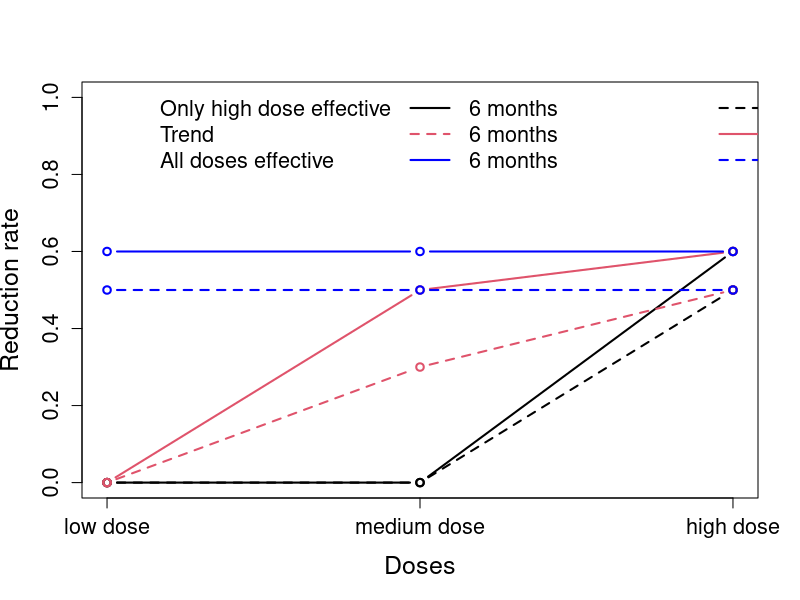

The R source for this figure: (Note: this script raises an error after producing the figure.)
###################################################################
#oncho

mu<-20
sigma<-28
rmonth=1


##################################
#
# Simulation 1
#


r0_6no=0
r1_6no=0
r2_6no=0
r3_6no=0
r0_12no=0
r1_12no=0
r2_12no=0
r3_12no=0

r0_6lo=0
r1_6lo=0
r2_6lo=0
r3_6lo=0.5
r0_12lo=0
r1_12lo=0
r2_12lo=0
r3_12lo=0.6

r0_6me=0
r1_6me=0
r2_6me=0.3
r3_6me=0.5
r0_12me=0
r1_12me=0
r2_12me=0.5
r3_12me=0.6

r0_6hi=0
r1_6hi=0.5
r2_6hi=0.5
r3_6hi=0.5
r0_12hi=0
r1_12hi=0.6
r2_12hi=0.6
r3_12hi=0.6

pdf(file ="Scenarios.pdf", width = 10, height = 10, pointsize = 12, paper = "special")
plot(1:3,c(r1_6lo,r2_6lo,r3_6lo),type="b",lty=2,ylim=c(0,1),ylab="Reduction rate",xlab="Doses",lwd=2,xaxt="n",cex.lab=1.5,cex.axis=1.3)
axis(1,c(1:3),c("low dose","medium dose","high dose"),cex.axis=1.3,cex=1.3)#,c("Selection","condPow","Pow"),padj=-0.3,cex.axis=1.3)
legend("topleft",legend=c("Only high dose effective","Trend","All doses effective","6 months","6 months","6 months","12 months","12 months","12 months"),lwd=2,col=c("white","white","white",1,2,"blue",1,2,"blue"),bty="n",lty=c(2,1,2,1,2,1),ncol=3,cex=1.3)
lines(1:3,c(r1_12lo,r2_12lo,r3_12lo),type="b",lty=1,lwd=2)
lines(1:3,c(r1_12me,r2_12me,r3_12me),type="b",lty=1,lwd=2,col=2)
lines(1:3,c(r1_6me,r2_6me,r3_6me),type="b",lty=2,lwd=2,col=2)            
lines(1:3,c(r1_12hi,r2_12hi,r3_12hi),type="b",lty=1,lwd=2,col="blue")
lines(1:3,c(r1_6hi,r2_6hi,r3_6hi),type="b",lty=2,lwd=2,col="blue")            
dev.off()







mu_raw_0 = mu
sd_raw_0 = sigma 
rho = 0.5
n_trials=10000
n_arms = 4
N1<-c(80,80,80,120,120,120)
N = 200

alpha1<-c(.1,.2,.3,.1,.2,.3)
alpha=.025
sim_out1=1
sel_scen=0
side1=1
test1=0
dropout=.1
rr0=0
rr1=0
rr2=0
rr3=0

#no_effect

#simulation.global.null<-c(mu_raw_0, sd_raw_0, r0_6,r1_6,r2_6,r3_6, r0_12,r1_12,r2_12,r3_12,  rho ,   #data.matrix(expand.grid
#            n_trials,n_arms,N1 , N, rmonth, alpha1 , alpha,  sim_out1,sel_scen, side1, test1)#)

oncho_no_effect<-mapply(simul_res,mu_raw_0, sd_raw_0 , r0_6no,r1_6no,r2_6no,r3_6no, r0_12no,r1_12no,r2_12no,r3_12no,  rho ,
       n_trials,4,N1 , N, rmonth, alpha1 , alpha,
       sim_out1,sel_scen, side1,test1,dropout,rr0,rr1,rr2,rr3)



#low_effect
oncho_low_effect<-mapply(simul_res,mu_raw_0, sd_raw_0 , r0_6lo,r1_6lo,r2_6lo,r3_6lo, r0_12lo,r1_12lo,r2_12lo,r3_12lo,  rho ,
                        n_trials,4,N1 , N, rmonth, alpha1 , alpha,
                        sim_out1,sel_scen, side1,test1,dropout,rr0,rr1,rr2,rr3)


#med_effect

oncho_med_effect<-mapply(simul_res,mu_raw_0, sd_raw_0 , r0_6me,r1_6me,r2_6me,r3_6me, r0_12me,r1_12me,r2_12me,r3_12me,  rho ,
                         n_trials,4,N1 , N, rmonth, alpha1 , alpha,
                         sim_out1,sel_scen, side1,test1,dropout,rr0,rr1,rr2,rr3)



#high_effect

oncho_high_effect<-mapply(simul_res,mu_raw_0, sd_raw_0 , r0_6hi,r1_6hi,r2_6hi,r3_6hi, r0_12hi,r1_12hi,r2_12hi,r3_12hi,  rho ,
                         n_trials,4,N1 , N, rmonth, alpha1 , alpha,
                         sim_out1,sel_scen, side1,test1,dropout,rr0,rr1,rr2,rr3)




#Power
pdf(file ="Oncho_Pow.pdf", width = 12, height = 9, pointsize = 12, paper = "special")

par (mfrow=c(3,4), mar=c(1, 1, 1, 1), oma=c(3, 3, 1, 1))
#plot(1:3,oncho_no_effect[7,1:3],type="b",xaxt="n",ylim=c(0,1),lty=1,lwd=2,col=1)
#mtext(side=2,"Proportion",cex=1,line=2.1)#,line=2.2)
#mtext(side=3,"Low Dose",cex=1.3)#,line=2.2)
#lines(1:3,oncho_no_effect[7,4:6],type="b",lwd=2,col=2)
#lines(1:3,oncho_no_effect[11,1:3],type="b",lwd=2,col=3,lty=2)
#lines(1:3,oncho_no_effect[15,1:3],type="b",lwd=2,col=5,lty=2)

#plot(1:3,oncho_no_effect[8,1:3],type="b",xaxt="n",yaxt="n",ylim=c(0,1),lwd=2,col=1)
#mtext(side=3,"Medium Dose",cex=1.3)#,line=2.2)
#lines(1:3,oncho_no_effect[8,4:6],type="b",lwd=2,col=2)
#lines(1:3,oncho_no_effect[12,1:3],type="b",lwd=2,col=3,lty=2)
#lines(1:3,oncho_no_effect[16,1:3],type="b",lwd=2,col=5,lty=2)

#plot(1:3,oncho_no_effect[9,1:3],type="b",xaxt="n",yaxt="n",ylim=c(0,1),lwd=2,col=1)
#mtext(side=3,"High Dose",cex=1.3)#,line=2.2)
#lines(1:3,oncho_no_effect[9,4:6],type="b",lwd=2,col=2)
#lines(1:3,oncho_no_effect[13,1:3],type="b",lwd=2,col=3,lty=2)
#lines(1:3,oncho_no_effect[17,1:3],type="b",lwd=2,col=5,lty=2)

#plot(1:3,oncho_no_effect[10,1:3],type="b",xaxt="n",yaxt="n",ylim=c(0,1),lwd=2,col=1)
#mtext(side=3,"Disjunctive",cex=1.3)#,line=2.2)
#lines(1:3,oncho_no_effect[10,4:6],type="b",lwd=2,col=2)
#lines(1:3,oncho_no_effect[14,1:3],type="b",lwd=2,col=3,lty=2)
#lines(1:3,oncho_no_effect[18,1:3],type="b",lwd=2,col=5,lty=2)
#mtext(side=4,"Global null hypothesis",cex=1,line=1)#,line=2.2)



plot(1:3,oncho_low_effect[7,1:3],type="b",xaxt="n",ylim=c(0,1),lty=1,lwd=2,col=1,cex.axis=1.3)
legend("top",legend=c(expression(N[1]==80),expression(N[1]==120),"MA1","MA2"),lwd=2,col=c(1,2,3,4,"white","white"),lty=c(1,1,2,2),bty="n",cex=1.3)
mtext(side=2,"Proportion",cex=1,line=2.1)#,line=2.2)
mtext(side=3,"Low Dose",cex=1.3)#,line=2.2)
lines(1:3,oncho_low_effect[7,4:6],type="b",lty=1,lwd=2,col=2)
lines(1:3,oncho_low_effect[11,1:3],type="b",lwd=2,col=3,lty=2)
lines(1:3,oncho_low_effect[15,1:3],type="b",lwd=2,col=5,lty=2)

plot(1:3,oncho_low_effect[8,1:3],type="b",xaxt="n",yaxt="n",ylim=c(0,1),lwd=2,col=1)
mtext(side=3,"Medium Dose",cex=1.3)#,line=2.2)
lines(1:3,oncho_low_effect[8,4:6],type="b",lwd=2,col=2)
lines(1:3,oncho_low_effect[12,1:3],type="b",lwd=2,col=3,lty=2)
lines(1:3,oncho_low_effect[16,1:3],type="b",lwd=2,col=5,lty=2)

plot(1:3,oncho_low_effect[9,1:3],type="b",xaxt="n",yaxt="n",ylim=c(0,1),lwd=2,col=1)
mtext(side=3,"High Dose",cex=1.3)#,line=2.2)
lines(1:3,oncho_low_effect[9,4:6],type="b",lwd=2,col=2)
lines(1:3,oncho_low_effect[13,1:3],type="b",lwd=2,col=3,lty=2)
lines(1:3,oncho_low_effect[17,1:3],type="b",lwd=2,col=5,lty=2)

plot(1:3,oncho_low_effect[10,1:3],type="b",xaxt="n",yaxt="n",ylim=c(0,1),lwd=2,col=1)
lines(1:3,oncho_low_effect[10,4:6],type="b",lwd=2,col=2)
mtext(side=3,"Disjunctive",cex=1.3)#,line=2.2)lines(1:3,oncho_low_effect[10,4:6],type="b",lwd=2,col=2)
lines(1:3,oncho_low_effect[14,1:3],type="b",lwd=2,col=3,lty=2)
lines(1:3,oncho_low_effect[18,1:3],type="b",lwd=2,col=5,lty=2)
mtext(side=4,"Scenario high dose eff.",cex=1,line=1)#,line=2.2)


plot(1:3,oncho_med_effect[7,1:3],type="b",xaxt="n",ylim=c(0,1),lty=1,lwd=2,col=1,cex.axis=1.3)
mtext(side=2,"Proportion",cex=1,line=2.1)#,line=2.2)
lines(1:3,oncho_med_effect[7,4:6],type="b",lty=1,lwd=2,col=2)
lines(1:3,oncho_med_effect[11,1:3],type="b",lwd=2,col=3,lty=2)
lines(1:3,oncho_med_effect[15,1:3],type="b",lwd=2,col=5,lty=2)

plot(1:3,oncho_med_effect[8,1:3],type="b",xaxt="n",yaxt="n",ylim=c(0,1),lwd=2,col=1)
lines(1:3,oncho_med_effect[8,4:6],type="b",lwd=2,col=2)
lines(1:3,oncho_med_effect[12,1:3],type="b",lwd=2,col=3,lty=2)
lines(1:3,oncho_med_effect[16,1:3],type="b",lwd=2,col=5,lty=2)

plot(1:3,oncho_med_effect[9,1:3],type="b",xaxt="n",yaxt="n",ylim=c(0,1),lwd=2,col=1)
lines(1:3,oncho_med_effect[9,4:6],type="b",lwd=2,col=2)
lines(1:3,oncho_med_effect[13,1:3],type="b",lwd=2,col=3,lty=2)
lines(1:3,oncho_med_effect[17,1:3],type="b",lwd=2,col=5,lty=2)

plot(1:3,oncho_med_effect[10,1:3],type="b",xaxt="n",yaxt="n",ylim=c(0,1),lwd=2,col=1)
lines(1:3,oncho_med_effect[10,4:6],type="b",lwd=2,col=2)
lines(1:3,oncho_med_effect[14,1:3],type="b",lwd=2,col=3,lty=2)
lines(1:3,oncho_med_effect[18,1:3],type="b",lwd=2,col=5,lty=2)
mtext(side=4,"Scenario Trend",cex=1,line=1)#,line=2.2)

plot(1:3,oncho_high_effect[7,1:3],type="b",xaxt="n",ylim=c(0,1),lty=1,lwd=2,col=1,cex.axis=1.3)
mtext(side=2,"Proportion",cex=1,line=2.1)#,line=2.2)
lines(1:3,oncho_high_effect[7,4:6],type="b",lty=1,lwd=2,col=2)
lines(1:3,oncho_high_effect[11,1:3],type="b",lwd=2,col=3,lty=2)
lines(1:3,oncho_high_effect[15,1:3],type="b",lwd=2,col=5,lty=2)
axis(1,c(1:3),c("0.1","0.2","0.3"),padj=-0.3,cex.axis=1.3)#,c("Selection","condPow","Pow"),padj=-0.3,cex.axis=1.3)
mtext(side=1,expression(alpha[1]),cex=1,line=2)#,line=2.2)

plot(1:3,oncho_high_effect[8,1:3],type="b",xaxt="n",yaxt="n",ylim=c(0,1),lwd=2,col=1)
lines(1:3,oncho_high_effect[8,4:6],type="b",lwd=2,col=2)
lines(1:3,oncho_high_effect[12,1:3],type="b",lwd=2,col=3,lty=2)
lines(1:3,oncho_high_effect[16,1:3],type="b",lwd=2,col=5,lty=2)
axis(1,c(1:3),c("0.1","0.2","0.3"),padj=-0.3,cex.axis=1.3)#,c("Selection","condPow","Pow"),padj=-0.3,cex.axis=1.3)
mtext(side=1,expression(alpha[1]),cex=1,line=2)#,line=2.2)

plot(1:3,oncho_high_effect[9,1:3],type="b",xaxt="n",yaxt="n",ylim=c(0,1),lwd=2,col=1)
lines(1:3,oncho_high_effect[9,4:6],type="b",lwd=2,col=2)
lines(1:3,oncho_high_effect[13,1:3],type="b",lwd=2,col=3,lty=2)
lines(1:3,oncho_high_effect[17,1:3],type="b",lwd=2,col=5,lty=2)
axis(1,c(1:3),c("0.1","0.2","0.3"),padj=-0.3,cex.axis=1.3)#,c("Selection","condPow","Pow"),padj=-0.3,cex.axis=1.3)
mtext(side=1,expression(alpha[1]),cex=1,line=2)#,line=2.2)

plot(1:3,oncho_high_effect[10,1:3],type="b",xaxt="n",yaxt="n",ylim=c(0,1),lwd=2,col=1)
lines(1:3,oncho_high_effect[10,4:6],type="b",lwd=2,col=2)
lines(1:3,oncho_high_effect[14,1:3],type="b",lwd=2,col=3,lty=2)
lines(1:3,oncho_high_effect[18,1:3],type="b",lwd=2,col=5,lty=2)
mtext(side=4,"Scenario all dose eff.",cex=1,line=1)#,line=2.2)
axis(1,c(1:3),c("0.1","0.2","0.3"),padj=-0.3,cex.axis=1.3)#,c("Selection","condPow","Pow"),padj=-0.3,cex.axis=1.3)
mtext(side=1,expression(alpha[1]),cex=1,line=2)#,line=2.2)

dev.off()



#Selection
pdf(file ="Oncho_selection.pdf", width = 9, height = 12, pointsize = 12, paper = "special")

par (mfrow=c(4,3), mar=c(1, 1, 1, 1), oma=c(3, 3, 1, 1))
plot(1:3,oncho_no_effect[1,1:3],type="b",xaxt="n",ylim=c(0,1),lty=1,lwd=2,col=1)
legend("top",legend=c(expression(N[1]==80),expression(N[1]==120)),lwd=2,col=c(1,2),lty=c(1,1),bty="n",cex=1.3)
mtext(side=2,"Proportion",cex=1,line=2.1)#,line=2.2)
mtext(side=3,"Low Dose",cex=1.3)#,line=2.2)
#legend("topright",legend=c(expression(N[1]==60),expression(alpha[1]==0.1),expression(alpha[1]==0.2),expression(alpha[1]==0.3),expression(N[1]==90),expression(alpha[1]==0.1),expression(alpha[1]==0.2),expression(alpha[1]==0.3)),cex=.8,lwd=2,col=c("white",1:3,"white",4:6),lwd=2.5,ncol=2,bty="n",pch=c(1,1:3,1,4:6))
lines(1:3,oncho_no_effect[1,4:6],type="b",lwd=2,col=2)

plot(1:3,oncho_no_effect[2,1:3],type="b",xaxt="n",yaxt="n",ylim=c(0,1),lwd=2,col=1)
mtext(side=3,"Medium Dose",cex=1.3)#,line=2.2)
lines(1:3,oncho_no_effect[2,4:6],type="b",lwd=2,col=2)

plot(1:3,oncho_no_effect[3,1:3],type="b",xaxt="n",yaxt="n",ylim=c(0,1),lwd=2,col=1)
mtext(side=3,"High Dose",cex=1.3)#,line=2.2)
lines(1:3,oncho_no_effect[3,4:6],type="b",lwd=2,col=2)

mtext(side=4,"Global null hypothesis",cex=1,line=1)#,line=2.2)



plot(1:3,oncho_low_effect[1,1:3],type="b",xaxt="n",ylim=c(0,1),lty=1,lwd=2,col=1,cex.axis=1.3)
mtext(side=2,"Proportion",cex=1,line=2.1)#,line=2.2)
lines(1:3,oncho_low_effect[1,4:6],type="b",lty=1,lwd=2,col=2)

plot(1:3,oncho_low_effect[2,1:3],type="b",xaxt="n",yaxt="n",ylim=c(0,1),lwd=2,col=1)
lines(1:3,oncho_low_effect[2,4:6],type="b",lwd=2,col=2)

plot(1:3,oncho_low_effect[3,1:3],type="b",xaxt="n",yaxt="n",ylim=c(0,1),lwd=2,col=1)
lines(1:3,oncho_low_effect[3,4:6],type="b",lwd=2,col=2)
mtext(side=4,"Scenario high dose eff.",cex=1,line=1)#,line=2.2)


plot(1:3,oncho_med_effect[1,1:3],type="b",xaxt="n",ylim=c(0,1),lty=1,lwd=2,col=1,cex.axis=1.3)
mtext(side=2,"Proportion",cex=1,line=2.1)#,line=2.2)
lines(1:3,oncho_med_effect[1,4:6],type="b",lty=1,lwd=2,col=2)

plot(1:3,oncho_med_effect[2,1:3],type="b",xaxt="n",yaxt="n",ylim=c(0,1),lwd=2,col=1)
lines(1:3,oncho_med_effect[2,4:6],type="b",lwd=2,col=2)

plot(1:3,oncho_med_effect[3,1:3],type="b",xaxt="n",yaxt="n",ylim=c(0,1),lwd=2,col=1)
lines(1:3,oncho_med_effect[3,4:6],type="b",lwd=2,col=2)
mtext(side=4,"Scenario Trend",cex=1,line=1)#,line=2.2)

plot(1:3,oncho_high_effect[1,1:3],type="b",xaxt="n",ylim=c(0,1),lty=1,lwd=2,col=1,cex.axis=1.3)
mtext(side=2,"Proportion",cex=1,line=2.1)#,line=2.2)
lines(1:3,oncho_high_effect[1,4:6],type="b",lty=1,lwd=2,col=2)
axis(1,c(1:3),c("0.1","0.2","0.3"),padj=-0.3,cex.axis=1.3)#,c("Selection","condPow","Pow"),padj=-0.3,cex.axis=1.3)
mtext(side=1,expression(alpha[1]),cex=1,line=2)#,line=2.2)

plot(1:3,oncho_high_effect[2,1:3],type="b",xaxt="n",yaxt="n",ylim=c(0,1),lwd=2,col=1)
lines(1:3,oncho_high_effect[2,4:6],type="b",lwd=2,col=2)
axis(1,c(1:3),c("0.1","0.2","0.3"),padj=-0.3,cex.axis=1.3)#,c("Selection","condPow","Pow"),padj=-0.3,cex.axis=1.3)
mtext(side=1,expression(alpha[1]),cex=1,line=2)#,line=2.2)

plot(1:3,oncho_high_effect[3,1:3],type="b",xaxt="n",yaxt="n",ylim=c(0,1),lwd=2,col=1)
lines(1:3,oncho_high_effect[3,4:6],type="b",lwd=2,col=2)
axis(1,c(1:3),c("0.1","0.2","0.3"),padj=-0.3,cex.axis=1.3)#,c("Selection","condPow","Pow"),padj=-0.3,cex.axis=1.3)
mtext(side=1,expression(alpha[1]),cex=1,line=2)#,line=2.2)
mtext(side=4,"Scenario all dose eff.",cex=1,line=1)#,line=2.2)
dev.off()

#Conditional Power


pdf(file ="Oncho_condpower.pdf", width = 9, height = 9, pointsize = 12, paper = "special")
par (mfrow=c(3,3), mar=c(1, 1, 1, 1), oma=c(3, 3, 1, 1))
#plot(1:3,oncho_no_effect[4,1:3],type="b",xaxt="n",ylim=c(0,1),lty=1,lwd=2,col=1)
#mtext(side=2,"Proportion",cex=1,line=2.1)#,line=2.2)
#mtext(side=3,"Low Dose",cex=1.3)#,line=2.2)
#legend("topright",legend=c(expression(N[1]==60),expression(alpha[1]==0.1),expression(alpha[1]==0.2),expression(alpha[1]==0.3),expression(N[1]==90),expression(alpha[1]==0.1),expression(alpha[1]==0.2),expression(alpha[1]==0.3)),cex=.8,lwd=2,col=c("white",1:3,"white",4:6),lwd=2.5,ncol=2,bty="n",pch=c(1,1:3,1,4:6))
#lines(1:3,oncho_no_effect[4,4:6],type="b",lwd=2,col=2)

#plot(1:3,oncho_no_effect[5,1:3],type="b",xaxt="n",yaxt="n",ylim=c(0,1),lwd=2,col=1)
#mtext(side=3,"Medium Dose",cex=1.3)#,line=2.2)
#lines(1:3,oncho_no_effect[5,4:6],type="b",lwd=2,col=2)

#plot(1:3,oncho_no_effect[6,1:3],type="b",xaxt="n",yaxt="n",ylim=c(0,1),lwd=2,col=1)
#mtext(side=3,"High Dose",cex=1.3)#,line=2.2)
#lines(1:3,oncho_no_effect[6,4:6],type="b",lwd=2,col=2)

#mtext(side=4,"Global null hypothesis",cex=1,line=1)#,line=2.2)



plot(1:3,oncho_low_effect[4,1:3],type="b",xaxt="n",ylim=c(0,1),lty=1,lwd=2,col=1,cex.axis=1.3)
legend("top",legend=c(expression(N[1]==80),expression(N[1]==120)),lwd=2,col=c(1,2),lty=c(1,1),bty="n",cex=1.3)
mtext(side=3,"Low Dose",cex=1.3)#,line=2.2)
mtext(side=2,"Proportion",cex=1,line=2.1)#,line=2.2)
lines(1:3,oncho_low_effect[4,4:6],type="b",lty=1,lwd=2,col=2)

plot(1:3,oncho_low_effect[5,1:3],type="b",xaxt="n",yaxt="n",ylim=c(0,1),lwd=2,col=1)
mtext(side=3,"Medium Dose",cex=1.3)#,line=2.2)
lines(1:3,oncho_low_effect[5,4:6],type="b",lwd=2,col=2)

plot(1:3,oncho_low_effect[6,1:3],type="b",xaxt="n",yaxt="n",ylim=c(0,1),lwd=2,col=1)
mtext(side=3,"High Dose",cex=1.3)#,line=2.2)
lines(1:3,oncho_low_effect[6,4:6],type="b",lwd=2,col=2)
mtext(side=4,"Scenario high dose eff.",cex=1,line=1)#,line=2.2)


plot(1:3,oncho_med_effect[4,1:3],type="b",xaxt="n",ylim=c(0,1),lty=1,lwd=2,col=1,cex.axis=1.3)
mtext(side=2,"Proportion",cex=1,line=2.1)#,line=2.2)
lines(1:3,oncho_med_effect[4,4:6],type="b",lty=1,lwd=2,col=2)

plot(1:3,oncho_med_effect[5,1:3],type="b",xaxt="n",yaxt="n",ylim=c(0,1),lwd=2,col=1)
lines(1:3,oncho_med_effect[5,4:6],type="b",lwd=2,col=2)

plot(1:3,oncho_med_effect[6,1:3],type="b",xaxt="n",yaxt="n",ylim=c(0,1),lwd=2,col=1)
lines(1:3,oncho_med_effect[6,4:6],type="b",lwd=2,col=2)
mtext(side=4,"Scenario Trend",cex=1,line=1)#,line=2.2)

plot(1:3,oncho_high_effect[4,1:3],type="b",xaxt="n",ylim=c(0,1),lty=1,lwd=2,col=1,cex.axis=1.3)
mtext(side=2,"Proportion",cex=1,line=2.1)#,line=2.2)
lines(1:3,oncho_high_effect[4,4:6],type="b",lty=1,lwd=2,col=2)
axis(1,c(1:3),c("0.1","0.2","0.3"),padj=-0.3,cex.axis=1.3)#,c("Selection","condPow","Pow"),padj=-0.3,cex.axis=1.3)
mtext(side=1,expression(alpha[1]),cex=1,line=2)#,line=2.2)

plot(1:3,oncho_high_effect[5,1:3],type="b",xaxt="n",yaxt="n",ylim=c(0,1),lwd=2,col=1)
lines(1:3,oncho_high_effect[5,4:6],type="b",lwd=2,col=2)
axis(1,c(1:3),c("0.1","0.2","0.3"),padj=-0.3,cex.axis=1.3)#,c("Selection","condPow","Pow"),padj=-0.3,cex.axis=1.3)
mtext(side=1,expression(alpha[1]),cex=1,line=2)#,line=2.2)

plot(1:3,oncho_high_effect[6,1:3],type="b",xaxt="n",yaxt="n",ylim=c(0,1),lwd=2,col=1)
lines(1:3,oncho_high_effect[6,4:6],type="b",lwd=2,col=2)
axis(1,c(1:3),c("0.1","0.2","0.3"),padj=-0.3,cex.axis=1.3)#,c("Selection","condPow","Pow"),padj=-0.3,cex.axis=1.3)
mtext(side=1,expression(alpha[1]),cex=1,line=2)#,line=2.2)
mtext(side=4,"Scenario all dose eff.",cex=1,line=1)#,line=2.2)

dev.off()



##################################
#
# Simulation 2
#




###############################################################################################
###############################################################################################

#
#
#     Compare  linear model - t-test Wilcoxon
#
#


N1<-120
alpha1<-.3
sel_scen=c(0,0,0,1,1,1)
test1=c(0,2,3,0,2,3)

#no_effect

oncho_no_effect_test<-mapply(simul_res,mu_raw_0, sd_raw_0 , r0_6no,r1_6no,r2_6no,r3_6no, r0_12no,r1_12no,r2_12no,r3_12no,  rho ,
                        n_trials,4,N1 , N, rmonth, alpha1 , alpha,
                        sim_out1,sel_scen, side1,test1,dropout,rr0,rr1,rr2,rr3)

#low_effect
oncho_low_effect_test<-mapply(simul_res,mu_raw_0, sd_raw_0 , r0_6lo,r1_6lo,r2_6lo,r3_6lo, r0_12lo,r1_12lo,r2_12lo,r3_12lo,  rho ,
                         n_trials,4,N1 , N, rmonth, alpha1 , alpha,
                         sim_out1,sel_scen, side1,test1,dropout,rr0,rr1,rr2,rr3)

#med_effect

oncho_med_effect_test<-mapply(simul_res,mu_raw_0, sd_raw_0 , r0_6me,r1_6me,r2_6me,r3_6me, r0_12me,r1_12me,r2_12me,r3_12me,  rho ,
                         n_trials,4,N1 , N, rmonth, alpha1 , alpha,
                         sim_out1,sel_scen, side1,test1,dropout,rr0,rr1,rr2,rr3)

#high_effect

oncho_high_effect_test<-mapply(simul_res,mu_raw_0, sd_raw_0 , r0_6hi,r1_6hi,r2_6hi,r3_6hi, r0_12hi,r1_12hi,r2_12hi,r3_12hi,  rho ,
                          n_trials,4,N1 , N, rmonth, alpha1 , alpha,
                          sim_out1,sel_scen, side1,test1,dropout,rr0,rr1,rr2,rr3)







#Power
pdf(file ="Oncho_Pow_test.pdf", width = 12, height = 9, pointsize = 12, paper = "special")

par (mfrow=c(3,4), mar=c(1, 1, 1, 1), oma=c(3, 3, 1, 1))
#plot(1:3,oncho_no_effect_test[7,1:3],type="b",xaxt="n",ylim=c(0,1),lty=1,lwd=2,col=1)
#mtext(side=2,"Proportion",cex=1,line=2.1)#,line=2.2)
#mtext(side=3,"Low Dose",cex=1.3)#,line=2.2)
##legend("topright",legend=c(expression(N[1]==60),expression(alpha[1]==0.1),expression(alpha[1]==0.2),expression(alpha[1]==0.3),expression(N[1]==90),expression(alpha[1]==0.1),expression(alpha[1]==0.2),expression(alpha[1]==0.3)),cex=.8,lwd=2,col=c("white",1:3,"white",4:6),lwd=2.5,ncol=2,bty="n",pch=c(1,1:3,1,4:6))
#lines(1:3,oncho_no_effect_test[7,4:6],type="b",lwd=2,col=2)
#lines(1:3,oncho_no_effect_test[11,1:3],type="b",lwd=2,col=3,lty=2)
##lines(1:3,oncho_no_effect_test[11,4:6],type="b",lwd=2,col=4) #sollte das selbe sein wie in voriger Zeile, daher weglassen
#lines(1:3,oncho_no_effect_test[15,1:3],type="b",lwd=2,col=5,lty=2)

#plot(1:3,oncho_no_effect_test[8,1:3],type="b",xaxt="n",yaxt="n",ylim=c(0,1),lwd=2,col=1)
#mtext(side=3,"Medium Dose",cex=1.3)#,line=2.2)
#lines(1:3,oncho_no_effect_test[8,4:6],type="b",lwd=2,col=2)
#lines(1:3,oncho_no_effect_test[12,1:3],type="b",lwd=2,col=3,lty=2)
#lines(1:3,oncho_no_effect_test[16,1:3],type="b",lwd=2,col=5,lty=2)#

#plot(1:3,oncho_no_effect_test[9,1:3],type="b",xaxt="n",yaxt="n",ylim=c(0,1),lwd=2,col=1)
#mtext(side=3,"High Dose",cex=1.3)#,line=2.2)
#lines(1:3,oncho_no_effect_test[9,4:6],type="b",lwd=2,col=2)
#lines(1:3,oncho_no_effect_test[13,1:3],type="b",lwd=2,col=3,lty=2)
#lines(1:3,oncho_no_effect_test[17,1:3],type="b",lwd=2,col=5,lty=2)

#plot(1:3,oncho_no_effect_test[10,1:3],type="b",xaxt="n",yaxt="n",ylim=c(0,1),lwd=2,col=1)
#mtext(side=3,"Disjunctive",cex=1.3)#,line=2.2)
#lines(1:3,oncho_no_effect_test[10,4:6],type="b",lwd=2,col=2)
#lines(1:3,oncho_no_effect_test[14,1:3],type="b",lwd=2,col=3,lty=2)
#lines(1:3,oncho_no_effect_test[18,1:3],type="b",lwd=2,col=5,lty=2)
#mtext(side=4,"Global null hypothesis",cex=1,line=1)#,line=2.2)



plot(1:3,oncho_low_effect_test[7,1:3],type="b",xaxt="n",ylim=c(0,1),lty=1,lwd=2,col=1,cex.axis=1.3)
legend("top",legend=c(expression(N[1]==80),expression(N[1]==120),"MA1","MA2"),lwd=2,col=c(1,2,3,4),lty=c(1,1,2,2),bty="n",cex=1.3)
mtext(side=2,"Proportion",cex=1,line=2.1)#,line=2.2)
mtext(side=3,"Low Dose",cex=1.3)#,line=2.2)
lines(1:3,oncho_low_effect_test[7,4:6],type="b",lty=1,lwd=2,col=2)
lines(1:3,oncho_low_effect_test[11,1:3],type="b",lwd=2,col=3,lty=2)
lines(1:3,oncho_low_effect_test[15,1:3],type="b",lwd=2,col=5,lty=2)

plot(1:3,oncho_low_effect_test[8,1:3],type="b",xaxt="n",yaxt="n",ylim=c(0,1),lwd=2,col=1)
mtext(side=3,"Medium Dose",cex=1.3)#,line=2.2)
lines(1:3,oncho_low_effect_test[8,4:6],type="b",lwd=2,col=2)
lines(1:3,oncho_low_effect_test[12,1:3],type="b",lwd=2,col=3,lty=2)
lines(1:3,oncho_low_effect_test[16,1:3],type="b",lwd=2,col=5,lty=2)

plot(1:3,oncho_low_effect_test[9,1:3],type="b",xaxt="n",yaxt="n",ylim=c(0,1),lwd=2,col=1)
mtext(side=3,"High Dose",cex=1.3)#,line=2.2)
lines(1:3,oncho_low_effect_test[9,4:6],type="b",lwd=2,col=2)
lines(1:3,oncho_low_effect_test[13,1:3],type="b",lwd=2,col=3,lty=2)
lines(1:3,oncho_low_effect_test[17,1:3],type="b",lwd=2,col=5,lty=2)

plot(1:3,oncho_low_effect_test[10,1:3],type="b",xaxt="n",yaxt="n",ylim=c(0,1),lwd=2,col=1)
mtext(side=3,"Disjunctive",cex=1.3)#,line=2.2)
lines(1:3,oncho_low_effect_test[10,4:6],type="b",lwd=2,col=2)
lines(1:3,oncho_low_effect_test[14,1:3],type="b",lwd=2,col=3,lty=2)
lines(1:3,oncho_low_effect_test[18,1:3],type="b",lwd=2,col=5,lty=2)
mtext(side=4,"Scenario high dose eff.",cex=1,line=1)#,line=2.2)


plot(1:3,oncho_med_effect_test[7,1:3],type="b",xaxt="n",ylim=c(0,1),lty=1,lwd=2,col=1,cex.axis=1.3)
mtext(side=2,"Proportion",cex=1,line=2.1)#,line=2.2)
lines(1:3,oncho_med_effect_test[7,4:6],type="b",lty=1,lwd=2,col=2)
lines(1:3,oncho_med_effect_test[11,1:3],type="b",lwd=2,col=3,lty=2)
lines(1:3,oncho_med_effect_test[15,1:3],type="b",lwd=2,col=5,lty=2)

plot(1:3,oncho_med_effect_test[8,1:3],type="b",xaxt="n",yaxt="n",ylim=c(0,1),lwd=2,col=1)
lines(1:3,oncho_med_effect_test[8,4:6],type="b",lwd=2,col=2)
lines(1:3,oncho_med_effect_test[12,1:3],type="b",lwd=2,col=3,lty=2)
lines(1:3,oncho_med_effect_test[16,1:3],type="b",lwd=2,col=5,lty=2)

plot(1:3,oncho_med_effect_test[9,1:3],type="b",xaxt="n",yaxt="n",ylim=c(0,1),lwd=2,col=1)
lines(1:3,oncho_med_effect_test[9,4:6],type="b",lwd=2,col=2)
lines(1:3,oncho_med_effect_test[13,1:3],type="b",lwd=2,col=3,lty=2)
lines(1:3,oncho_med_effect_test[17,1:3],type="b",lwd=2,col=5,lty=2)

plot(1:3,oncho_med_effect_test[10,1:3],type="b",xaxt="n",yaxt="n",ylim=c(0,1),lwd=2,col=1)
lines(1:3,oncho_med_effect_test[10,4:6],type="b",lwd=2,col=2)
lines(1:3,oncho_med_effect_test[14,1:3],type="b",lwd=2,col=3,lty=2)
lines(1:3,oncho_med_effect_test[18,1:3],type="b",lwd=2,col=5,lty=2)
mtext(side=4,"Scenario Trend",cex=1,line=1)#,line=2.2)

plot(1:3,oncho_high_effect_test[7,1:3],type="b",xaxt="n",ylim=c(0,1),lty=1,lwd=2,col=1,cex.axis=1.3)
mtext(side=2,"Proportion",cex=1,line=2.1)#,line=2.2)
lines(1:3,oncho_high_effect_test[7,4:6],type="b",lty=1,lwd=2,col=2)
lines(1:3,oncho_high_effect_test[11,1:3],type="b",lwd=2,col=3,lty=2)
lines(1:3,oncho_high_effect_test[15,1:3],type="b",lwd=2,col=5,lty=2)
axis(1,c(1:3),c("lm","t-test","non par."),padj=-0.3,cex.axis=1.3)#,c("Selection","condPow","Pow"),padj=-0.3,cex.axis=1.3)
mtext(side=1,"Analysis",cex=1,line=2)#,line=2.2)

plot(1:3,oncho_high_effect_test[8,1:3],type="b",xaxt="n",yaxt="n",ylim=c(0,1),lwd=2,col=1)
lines(1:3,oncho_high_effect_test[8,4:6],type="b",lwd=2,col=2)
lines(1:3,oncho_high_effect_test[12,1:3],type="b",lwd=2,col=3,lty=2)
lines(1:3,oncho_high_effect_test[16,1:3],type="b",lwd=2,col=5,lty=2)
axis(1,c(1:3),c("lm","t-test","non par."),padj=-0.3,cex.axis=1.3)#,c("Selection","condPow","Pow"),padj=-0.3,cex.axis=1.3)
mtext(side=1,"Analysis",cex=1,line=2)#,line=2.2)

plot(1:3,oncho_high_effect_test[9,1:3],type="b",xaxt="n",yaxt="n",ylim=c(0,1),lwd=2,col=1)
lines(1:3,oncho_high_effect_test[9,4:6],type="b",lwd=2,col=2)
lines(1:3,oncho_high_effect_test[13,1:3],type="b",lwd=2,col=3,lty=2)
lines(1:3,oncho_high_effect_test[17,1:3],type="b",lwd=2,col=5,lty=2)
axis(1,c(1:3),c("lm","t-test","non par."),padj=-0.3,cex.axis=1.3)#,c("Selection","condPow","Pow"),padj=-0.3,cex.axis=1.3)
mtext(side=1,"Analysis",cex=1,line=2)#,line=2.2)

plot(1:3,oncho_high_effect_test[10,1:3],type="b",xaxt="n",yaxt="n",ylim=c(0,1),lwd=2,col=1)
lines(1:3,oncho_high_effect_test[10,4:6],type="b",lwd=2,col=2)
lines(1:3,oncho_high_effect_test[14,1:3],type="b",lwd=2,col=3,lty=2)
lines(1:3,oncho_high_effect_test[18,1:3],type="b",lwd=2,col=5,lty=2)
mtext(side=4,"Scenario all dose eff.",cex=1,line=1)#,line=2.2)
axis(1,c(1:3),c("lm","t-test","non par."),padj=-0.3,cex.axis=1.3)#,c("Selection","condPow","Pow"),padj=-0.3,cex.axis=1.3)
mtext(side=1,"Analysis",cex=1,line=2)#,line=2.2)

dev.off()



#Selection
pdf(file ="Oncho_selection_test.pdf", width = 9, height = 12, pointsize = 12, paper = "special")

par (mfrow=c(4,3), mar=c(1, 1, 1, 1), oma=c(3, 3, 1, 1))
plot(1:3,oncho_no_effect_test[1,1:3],type="b",xaxt="n",ylim=c(0,1),lty=1,lwd=2,col=1,cex.axis=1.3)
legend("top",legend=c(expression(N[1]==80),expression(N[1]==120)),lwd=2,col=c(1,2,3,4),lty=c(1,1,2,2),bty="n",cex=1.3)
mtext(side=2,"Proportion",cex=1,line=2.1)#,line=2.2)
mtext(side=3,"Low Dose",cex=1.3)#,line=2.2)
#legend("topright",legend=c(expression(N[1]==60),expression(alpha[1]==0.1),expression(alpha[1]==0.2),expression(alpha[1]==0.3),expression(N[1]==90),expression(alpha[1]==0.1),expression(alpha[1]==0.2),expression(alpha[1]==0.3)),cex=.8,lwd=2,col=c("white",1:3,"white",4:6),lwd=2.5,ncol=2,bty="n",pch=c(1,1:3,1,4:6))
lines(1:3,oncho_no_effect_test[1,4:6],type="b",lwd=2,col=2)

plot(1:3,oncho_no_effect_test[2,1:3],type="b",xaxt="n",yaxt="n",ylim=c(0,1),lwd=2,col=1)
mtext(side=3,"Medium Dose",cex=1.3)#,line=2.2)
lines(1:3,oncho_no_effect_test[2,4:6],type="b",lwd=2,col=2)

plot(1:3,oncho_no_effect_test[3,1:3],type="b",xaxt="n",yaxt="n",ylim=c(0,1),lwd=2,col=1)
mtext(side=3,"High Dose",cex=1.3)#,line=2.2)
lines(1:3,oncho_no_effect_test[3,4:6],type="b",lwd=2,col=2)

mtext(side=4,"Global null hypothesis",cex=1,line=1)#,line=2.2)



plot(1:3,oncho_low_effect_test[1,1:3],type="b",xaxt="n",ylim=c(0,1),lty=1,lwd=2,col=1,cex.axis=1.3)
mtext(side=2,"Proportion",cex=1,line=2.1)#,line=2.2)
lines(1:3,oncho_low_effect_test[1,4:6],type="b",lty=1,lwd=2,col=2)

plot(1:3,oncho_low_effect_test[2,1:3],type="b",xaxt="n",yaxt="n",ylim=c(0,1),lwd=2,col=1)
lines(1:3,oncho_low_effect_test[2,4:6],type="b",lwd=2,col=2)

plot(1:3,oncho_low_effect_test[3,1:3],type="b",xaxt="n",yaxt="n",ylim=c(0,1),lwd=2,col=1)
lines(1:3,oncho_low_effect_test[3,4:6],type="b",lwd=2,col=2)
mtext(side=4,"Scenario high dose eff.",cex=1,line=1)#,line=2.2)


plot(1:3,oncho_med_effect_test[1,1:3],type="b",xaxt="n",ylim=c(0,1),lty=1,lwd=2,col=1,cex.axis=1.3)
mtext(side=2,"Proportion",cex=1,line=2.1)#,line=2.2)
lines(1:3,oncho_med_effect_test[1,4:6],type="b",lty=1,lwd=2,col=2)

plot(1:3,oncho_med_effect_test[2,1:3],type="b",xaxt="n",yaxt="n",ylim=c(0,1),lwd=2,col=1)
lines(1:3,oncho_med_effect_test[2,4:6],type="b",lwd=2,col=2)

plot(1:3,oncho_med_effect_test[3,1:3],type="b",xaxt="n",yaxt="n",ylim=c(0,1),lwd=2,col=1)
lines(1:3,oncho_med_effect_test[3,4:6],type="b",lwd=2,col=2)
mtext(side=4,"Scenario Trend",cex=1,line=1)#,line=2.2)

plot(1:3,oncho_high_effect_test[1,1:3],type="b",xaxt="n",ylim=c(0,1),lty=1,lwd=2,col=1,cex.axis=1.3)
mtext(side=2,"Proportion",cex=1,line=2.1)#,line=2.2)
lines(1:3,oncho_high_effect_test[1,4:6],type="b",lty=1,lwd=2,col=2)
axis(1,c(1:3),c("lm","t-test","non par."),padj=-0.3,cex.axis=1.3)#,c("Selection","condPow","Pow"),padj=-0.3,cex.axis=1.3)
mtext(side=1,"Analysis",cex=1,line=2)#,line=2.2)

plot(1:3,oncho_high_effect_test[2,1:3],type="b",xaxt="n",yaxt="n",ylim=c(0,1),lwd=2,col=1)
lines(1:3,oncho_high_effect_test[2,4:6],type="b",lwd=2,col=2)
axis(1,c(1:3),c("lm","t-test","non par."),padj=-0.3,cex.axis=1.3)#,c("Selection","condPow","Pow"),padj=-0.3,cex.axis=1.3)
mtext(side=1,"Analysis",cex=1,line=2)#,line=2.2)

plot(1:3,oncho_high_effect_test[3,1:3],type="b",xaxt="n",yaxt="n",ylim=c(0,1),lwd=2,col=1)
lines(1:3,oncho_high_effect_test[3,4:6],type="b",lwd=2,col=2)
axis(1,c(1:3),c("lm","t-test","non par."),padj=-0.3,cex.axis=1.3)#,c("Selection","condPow","Pow"),padj=-0.3,cex.axis=1.3)
mtext(side=1,"Analysis",cex=1,line=2)#,line=2.2)
mtext(side=4,"Scenario all dose eff.",cex=1,line=1)#,line=2.2)
dev.off()

#Conditional Power


pdf(file ="Oncho_condpower_test.pdf", width = 9, height = 9, pointsize = 12, paper = "special")
par (mfrow=c(3,3), mar=c(1, 1, 1, 1), oma=c(3, 3, 1, 1))
#plot(1:3,oncho_no_effect_test[4,1:3],type="b",xaxt="n",ylim=c(0,1),lty=1,lwd=2,col=1)
#mtext(side=2,"Proportion",cex=1,line=2.1)#,line=2.2)
#mtext(side=3,"Low Dose",cex=1.3)#,line=2.2)
##legend("topright",legend=c(expression(N[1]==60),expression(alpha[1]==0.1),expression(alpha[1]==0.2),expression(alpha[1]==0.3),expression(N[1]==90),expression(alpha[1]==0.1),expression(alpha[1]==0.2),expression(alpha[1]==0.3)),cex=.8,lwd=2,col=c("white",1:3,"white",4:6),lwd=2.5,ncol=2,bty="n",pch=c(1,1:3,1,4:6))
#lines(1:3,oncho_no_effect_test[4,4:6],type="b",lwd=2,col=2)

#plot(1:3,oncho_no_effect_test[5,1:3],type="b",xaxt="n",yaxt="n",ylim=c(0,1),lwd=2,col=1)
#mtext(side=3,"Medium Dose",cex=1.3)#,line=2.2)
#lines(1:3,oncho_no_effect_test[5,4:6],type="b",lwd=2,col=2)

#plot(1:3,oncho_no_effect_test[6,1:3],type="b",xaxt="n",yaxt="n",ylim=c(0,1),lwd=2,col=1)
#mtext(side=3,"High Dose",cex=1.3)#,line=2.2)
#lines(1:3,oncho_no_effect_test[6,4:6],type="b",lwd=2,col=2)
#mtext(side=4,"Global null hypothesis",cex=1,line=1)#,line=2.2)



plot(1:3,oncho_low_effect_test[4,1:3],type="b",xaxt="n",ylim=c(0,1),lty=1,lwd=2,col=1,cex.axis=1.3)
legend("top",legend=c(expression(N[1]==80),expression(N[1]==120)),lwd=2,col=c(1,2,3,4),lty=c(1,1,2,2),bty="n",cex=1.3)
mtext(side=3,"Low Dose",cex=1.3)#,line=2.2)
mtext(side=2,"Proportion",cex=1,line=2.1)#,line=2.2)
lines(1:3,oncho_low_effect_test[4,4:6],type="b",lty=1,lwd=2,col=2)

plot(1:3,oncho_low_effect_test[5,1:3],type="b",xaxt="n",yaxt="n",ylim=c(0,1),lwd=2,col=1)
mtext(side=3,"Medium Dose",cex=1.3)#,line=2.2)
lines(1:3,oncho_low_effect_test[5,4:6],type="b",lwd=2,col=2)

plot(1:3,oncho_low_effect_test[6,1:3],type="b",xaxt="n",yaxt="n",ylim=c(0,1),lwd=2,col=1)
mtext(side=3,"High Dose",cex=1.3)#,line=2.2)
lines(1:3,oncho_low_effect_test[6,4:6],type="b",lwd=2,col=2)
mtext(side=4,"Scenario high dose eff.",cex=1,line=1)#,line=2.2)


plot(1:3,oncho_med_effect_test[4,1:3],type="b",xaxt="n",ylim=c(0,1),lty=1,lwd=2,col=1,cex.axis=1.3)
mtext(side=2,"Proportion",cex=1,line=2.1)#,line=2.2)
lines(1:3,oncho_med_effect_test[4,4:6],type="b",lty=1,lwd=2,col=2)

plot(1:3,oncho_med_effect_test[5,1:3],type="b",xaxt="n",yaxt="n",ylim=c(0,1),lwd=2,col=1)
lines(1:3,oncho_med_effect_test[5,4:6],type="b",lwd=2,col=2)

plot(1:3,oncho_med_effect_test[6,1:3],type="b",xaxt="n",yaxt="n",ylim=c(0,1),lwd=2,col=1)
lines(1:3,oncho_med_effect_test[6,4:6],type="b",lwd=2,col=2)
mtext(side=4,"Scenario Trend",cex=1,line=1)#,line=2.2)

plot(1:3,oncho_high_effect_test[4,1:3],type="b",xaxt="n",ylim=c(0,1),lty=1,lwd=2,col=1,cex.axis=1.3)
mtext(side=2,"Proportion",cex=1,line=2.1)#,line=2.2)
lines(1:3,oncho_high_effect_test[4,4:6],type="b",lty=1,lwd=2,col=2)
axis(1,c(1:3),c("lm","t-test","non par."),padj=-0.3,cex.axis=1.3)#,c("Selection","condPow","Pow"),padj=-0.3,cex.axis=1.3)
mtext(side=1,"Analysis",cex=1,line=2)#,line=2.2)

plot(1:3,oncho_high_effect_test[5,1:3],type="b",xaxt="n",yaxt="n",ylim=c(0,1),lwd=2,col=1)
lines(1:3,oncho_high_effect_test[5,4:6],type="b",lwd=2,col=2)
axis(1,c(1:3),c("lm","t-test","non par."),padj=-0.3,cex.axis=1.3)#,c("Selection","condPow","Pow"),padj=-0.3,cex.axis=1.3)
mtext(side=1,"Analysis",cex=1,line=2)#,line=2.2)

plot(1:3,oncho_high_effect_test[6,1:3],type="b",xaxt="n",yaxt="n",ylim=c(0,1),lwd=2,col=1)
lines(1:3,oncho_high_effect_test[6,4:6],type="b",lwd=2,col=2)
axis(1,c(1:3),c("0.1","0.2","0.3"),padj=-0.3,cex.axis=1.3)#,c("Selection","condPow","Pow"),padj=-0.3,cex.axis=1.3)
axis(1,c(1:3),c("lm","t-test","non par."),padj=-0.3,cex.axis=1.3)#,c("Selection","condPow","Pow"),padj=-0.3,cex.axis=1.3)
mtext(side=1,"Analysis",cex=1,line=2)#,line=2.2)

dev.off()




#Error


pdf(file ="Oncho_Error.pdf", width = 12, height = 6, pointsize = 12, paper = "special")

par (mfrow=c(2,4), mar=c(1, 1, 1, 1), oma=c(3, 3, 1, 1))
plot(1:3,oncho_no_effect[7,1:3],type="b",xaxt="n",ylim=c(0,0.05),lty=1,lwd=2,col=1,cex.axis=1.3)
legend("top",legend=c(expression(N[1]==80),expression(N[1]==120),"MA1","MA2"),lwd=2,col=c(1,2,3,4),lty=c(1,1,2,2),bty="n",cex=1.3)
mtext(side=2,"FWER",cex=1,line=2.1)#,line=2.2)
mtext(side=3,"Low Dose",cex=1.3)#,line=2.2)
lines(1:3,oncho_no_effect[7,4:6],type="b",lwd=2,col=2)
lines(1:3,oncho_no_effect[11,1:3],type="b",lwd=2,col=3,lty=2)
lines(1:3,oncho_no_effect[15,1:3],type="b",lwd=2,col=5,lty=2)
abline(h=0.025)
axis(1,c(1:3),c("0.1","0.2","0.3"),padj=-0.3,cex.axis=1.3)#,c("Selection","condPow","Pow"),padj=-0.3,cex.axis=1.3)
mtext(side=1,expression(alpha[1]),cex=1,line=2)#,line=2.2)

plot(1:3,oncho_no_effect[8,1:3],type="b",xaxt="n",yaxt="n",ylim=c(0,0.05),lwd=2,col=1)
mtext(side=3,"Medium Dose",cex=1.3)#,line=2.2)
lines(1:3,oncho_no_effect[8,4:6],type="b",lwd=2,col=2)
lines(1:3,oncho_no_effect[12,1:3],type="b",lwd=2,col=3,lty=2)
lines(1:3,oncho_no_effect[16,1:3],type="b",lwd=2,col=5,lty=2)
abline(h=0.025)
axis(1,c(1:3),c("0.1","0.2","0.3"),padj=-0.3,cex.axis=1.3)#,c("Selection","condPow","Pow"),padj=-0.3,cex.axis=1.3)
mtext(side=1,expression(alpha[1]),cex=1,line=2)#,line=2.2)

plot(1:3,oncho_no_effect[9,1:3],type="b",xaxt="n",yaxt="n",ylim=c(0,0.05),lwd=2,col=1)
mtext(side=3,"High Dose",cex=1.3)#,line=2.2)
lines(1:3,oncho_no_effect[9,4:6],type="b",lwd=2,col=2)
lines(1:3,oncho_no_effect[13,1:3],type="b",lwd=2,col=3,lty=2)
lines(1:3,oncho_no_effect[17,1:3],type="b",lwd=2,col=5,lty=2)
abline(h=0.025)
axis(1,c(1:3),c("0.1","0.2","0.3"),padj=-0.3,cex.axis=1.3)#,c("Selection","condPow","Pow"),padj=-0.3,cex.axis=1.3)
mtext(side=1,expression(alpha[1]),cex=1,line=2)#,line=2.2)

plot(1:3,oncho_no_effect[10,1:3],type="b",xaxt="n",yaxt="n",ylim=c(0,0.05),lwd=2,col=1)
mtext(side=3,"Total Study FWER",cex=1.3)#,line=2.2)
lines(1:3,oncho_no_effect[10,4:6],type="b",lwd=2,col=2)
lines(1:3,oncho_no_effect[14,1:3],type="b",lwd=2,col=3,lty=2)
lines(1:3,oncho_no_effect[18,1:3],type="b",lwd=2,col=5,lty=2)
mtext(side=4,"Global null hypothesis",cex=1,line=1)#,line=2.2)
abline(h=0.025)
axis(1,c(1:3),c("0.1","0.2","0.3"),padj=-0.3,cex.axis=1.3)#,c("Selection","condPow","Pow"),padj=-0.3,cex.axis=1.3)
mtext(side=1,expression(alpha[1]),cex=1,line=2)#,line=2.2)



plot(1:3,oncho_no_effect_test[7,1:3],type="b",xaxt="n",ylim=c(0,0.05),lty=1,lwd=2,col=1,cex.axis=1.3)
mtext(side=2,"Proportion",cex=1,line=2.1)#,line=2.2)
##legend("topright",legend=c(expression(N[1]==60),expression(alpha[1]==0.1),expression(alpha[1]==0.2),expression(alpha[1]==0.3),expression(N[1]==90),expression(alpha[1]==0.1),expression(alpha[1]==0.2),expression(alpha[1]==0.3)),cex=.8,lwd=2,col=c("white",1:3,"white",4:6),lwd=2.5,ncol=2,bty="n",pch=c(1,1:3,1,4:6))
lines(1:3,oncho_no_effect_test[7,4:6],type="b",lwd=2,col=2)
lines(1:3,oncho_no_effect_test[11,1:3],type="b",lwd=2,col=3,lty=2)
lines(1:3,oncho_no_effect_test[15,1:3],type="b",lwd=2,col=5,lty=2)
abline(h=0.025)
axis(1,c(1:3),c("lm","t-test","non par."),padj=-0.3,cex.axis=1.3)#,c("Selection","condPow","Pow"),padj=-0.3,cex.axis=1.3)
mtext(side=1,"Analysis",cex=1,line=2)#,line=2.2)

plot(1:3,oncho_no_effect_test[8,1:3],type="b",xaxt="n",yaxt="n",ylim=c(0,0.05),lwd=2,col=1)
lines(1:3,oncho_no_effect_test[8,4:6],type="b",lwd=2,col=2)
lines(1:3,oncho_no_effect_test[12,1:3],type="b",lwd=2,col=3,lty=2)
lines(1:3,oncho_no_effect_test[16,1:3],type="b",lwd=2,col=5,lty=2)#
abline(h=0.025)
axis(1,c(1:3),c("lm","t-test","non par."),padj=-0.3,cex.axis=1.3)#,c("Selection","condPow","Pow"),padj=-0.3,cex.axis=1.3)
mtext(side=1,"Analysis",cex=1,line=2)#,line=2.2)

plot(1:3,oncho_no_effect_test[9,1:3],type="b",xaxt="n",yaxt="n",ylim=c(0,0.05),lwd=2,col=1)
lines(1:3,oncho_no_effect_test[9,4:6],type="b",lwd=2,col=2)
lines(1:3,oncho_no_effect_test[13,1:3],type="b",lwd=2,col=3,lty=2)
lines(1:3,oncho_no_effect_test[17,1:3],type="b",lwd=2,col=5,lty=2)
abline(h=0.025)
axis(1,c(1:3),c("lm","t-test","non par."),padj=-0.3,cex.axis=1.3)#,c("Selection","condPow","Pow"),padj=-0.3,cex.axis=1.3)
mtext(side=1,"Analysis",cex=1,line=2)#,line=2.2)

plot(1:3,oncho_no_effect_test[10,1:3],type="b",xaxt="n",yaxt="n",ylim=c(0,0.05),lwd=2,col=1)
lines(1:3,oncho_no_effect_test[10,4:6],type="b",lwd=2,col=2)
lines(1:3,oncho_no_effect_test[14,1:3],type="b",lwd=2,col=3,lty=2)
lines(1:3,oncho_no_effect_test[18,1:3],type="b",lwd=2,col=5,lty=2)
mtext(side=4,"Global null hypothesis",cex=1,line=1)#,line=2.2)
abline(h=0.025)
axis(1,c(1:3),c("lm","t-test","non par."),padj=-0.3,cex.axis=1.3)#,c("Selection","condPow","Pow"),padj=-0.3,cex.axis=1.3)
mtext(side=1,"Analysis",cex=1,line=2)#,line=2.2)

dev.off()















##################################
#
# Simulation 3
#




###############################################################################################
###############################################################################################

#
#
#     Add total responder; Compare  linear model - t-test Wilcoxon
#
#


N1<-120
alpha1<-.3
sel_scen=c(0,0,0)
test1=c(0,2,3,4)
rr0<-.1
rr1<-.1
rr2<-.1
rr3<-.1
#no_effect

oncho_no_effect_resp<-mapply(simul_res,mu_raw_0, sd_raw_0 , r0_6no,r1_6no,r2_6no,r3_6no, r0_12no,r1_12no,r2_12no,r3_12no,  rho ,
                             n_trials,4,N1 , N, rmonth, alpha1 , alpha,
                             sim_out1,sel_scen, side1,test1,dropout,rr0,rr1,rr2,rr3)

rr0<-.1
rr1<-.1
rr2<-.1
rr3<-r3_12lo-.1

#low_effect
oncho_low_effect_resp<-mapply(simul_res,mu_raw_0, sd_raw_0 , r0_6lo,r1_6lo,r2_6lo,r3_6lo, r0_12lo,r1_12lo,r2_12lo,r3_12lo,  rho ,
                              n_trials,4,N1 , N, rmonth, alpha1 , alpha,
                              sim_out1,sel_scen, side1,test1,dropout,rr0,rr1,rr2,rr3)

#med_effect
rr0<-.1
rr1<-.1
rr2<-r2_12me-.1
rr3<-r3_12me-.1

oncho_med_effect_resp<-mapply(simul_res,mu_raw_0, sd_raw_0 , r0_6me,r1_6me,r2_6me,r3_6me, r0_12me,r1_12me,r2_12me,r3_12me,  rho ,
                              n_trials,4,N1 , N, rmonth, alpha1 , alpha,
                              sim_out1,sel_scen, side1,test1,dropout,rr0,rr1,rr2,rr3)

#high_effect

rr0<-.1
rr1<-r1_12hi-.1
rr2<-r2_12hi-.1
rr3<-r3_12hi-.1

oncho_high_effect_resp<-mapply(simul_res,mu_raw_0, sd_raw_0 , r0_6hi,r1_6hi,r2_6hi,r3_6hi, r0_12hi,r1_12hi,r2_12hi,r3_12hi,  rho ,
                               n_trials,4,N1 , N, rmonth, alpha1 , alpha,
                               sim_out1,sel_scen, side1,test1,dropout,rr0,rr1,rr2,rr3)







#Power



#Power
pdf(file ="Oncho_Pow_resp.pdf", width = 12, height = 9, pointsize = 12, paper = "special")

par (mfrow=c(3,4), mar=c(1, 1, 1, 1), oma=c(3, 3, 1, 1))
#plot(1:4,oncho_no_effect_resp[7,1:4],type="b",xaxt="n",ylim=c(0,1),lty=1,lwd=2,col=1)
#mtext(side=2,"Proportion",cex=1,line=2.1)#,line=2.2)
#mtext(side=3,"Low Dose",cex=1.3)#,line=2.2)
##legend("topright",legend=c(expression(N[1]==60),expression(alpha[1]==0.1),expression(alpha[1]==0.2),expression(alpha[1]==0.3),expression(N[1]==90),expression(alpha[1]==0.1),expression(alpha[1]==0.2),expression(alpha[1]==0.3)),cex=.8,lwd=2,col=c("white",1:4,"white",4:6),lwd=2.5,ncol=2,bty="n",pch=c(1,1:4,1,4:6))
#lines(1:4,oncho_no_effect_resp[7,4:6],type="b",lwd=2,col=2)
#lines(1:4,oncho_no_effect_resp[11,1:4],type="b",lwd=2,col=3,lty=2)
##lines(1:4,oncho_no_effect_resp[11,4:6],type="b",lwd=2,col=4) #sollte das selbe sein wie in voriger Zeile, daher weglassen
#lines(1:4,oncho_no_effect_resp[15,1:4],type="b",lwd=2,col=5,lty=2)

#plot(1:4,oncho_no_effect_resp[8,1:4],type="b",xaxt="n",yaxt="n",ylim=c(0,1),lwd=2,col=1)
#mtext(side=3,"Medium Dose",cex=1.3)#,line=2.2)
#lines(1:4,oncho_no_effect_resp[8,4:6],type="b",lwd=2,col=2)
#lines(1:4,oncho_no_effect_resp[12,1:4],type="b",lwd=2,col=3,lty=2)
#lines(1:4,oncho_no_effect_resp[16,1:4],type="b",lwd=2,col=5,lty=2)#

#plot(1:4,oncho_no_effect_resp[9,1:4],type="b",xaxt="n",yaxt="n",ylim=c(0,1),lwd=2,col=1)
#mtext(side=3,"High Dose",cex=1.3)#,line=2.2)
#lines(1:4,oncho_no_effect_resp[9,4:6],type="b",lwd=2,col=2)
#lines(1:4,oncho_no_effect_resp[13,1:4],type="b",lwd=2,col=3,lty=2)
#lines(1:4,oncho_no_effect_resp[17,1:4],type="b",lwd=2,col=5,lty=2)

#plot(1:4,oncho_no_effect_resp[10,1:4],type="b",xaxt="n",yaxt="n",ylim=c(0,1),lwd=2,col=1)
#mtext(side=3,"Disjunctive",cex=1.3)#,line=2.2)
#lines(1:4,oncho_no_effect_resp[10,4:6],type="b",lwd=2,col=2)
#lines(1:4,oncho_no_effect_resp[14,1:4],type="b",lwd=2,col=3,lty=2)
#lines(1:4,oncho_no_effect_resp[18,1:4],type="b",lwd=2,col=5,lty=2)
#mtext(side=4,"Global null hypothesis",cex=1,line=1)#,line=2.2)



plot(1:4,oncho_low_effect_resp[7,1:4],type="b",xaxt="n",ylim=c(0,1),lty=1,lwd=2,col=1,cex.axis=1.3)
#legend("top",legend=c(expression(N[1]==80),expression(N[1]==120),"MA1","MA2"),lwd=2,col=c(1,2,3,4),lty=c(1,1,2,2),bty="n")
mtext(side=2,"Proportion",cex=1,line=2.1)#,line=2.2)
mtext(side=3,"Low Dose",cex=1.3)#,line=2.2)
#lines(1:4,oncho_low_effect_resp[7,4:6],type="b",lty=1,lwd=2,col=2)
lines(1:4,oncho_low_effect_resp[11,1:4],type="b",lwd=2,col=3,lty=2)
lines(1:4,oncho_low_effect_resp[15,1:4],type="b",lwd=2,col=5,lty=2)

plot(1:4,oncho_low_effect_resp[8,1:4],type="b",xaxt="n",yaxt="n",ylim=c(0,1),lwd=2,col=1)
mtext(side=3,"Medium Dose",cex=1.3)#,line=2.2)
#lines(1:4,oncho_low_effect_resp[8,4:6],type="b",lwd=2,col=2)
lines(1:4,oncho_low_effect_resp[12,1:4],type="b",lwd=2,col=3,lty=2)
lines(1:4,oncho_low_effect_resp[16,1:4],type="b",lwd=2,col=5,lty=2)

plot(1:4,oncho_low_effect_resp[9,1:4],type="b",xaxt="n",yaxt="n",ylim=c(0,1),lwd=2,col=1)
mtext(side=3,"High Dose",cex=1.3)#,line=2.2)
#lines(1:4,oncho_low_effect_resp[9,4:6],type="b",lwd=2,col=2)
lines(1:4,oncho_low_effect_resp[13,1:4],type="b",lwd=2,col=3,lty=2)
lines(1:4,oncho_low_effect_resp[17,1:4],type="b",lwd=2,col=5,lty=2)

plot(1:4,oncho_low_effect_resp[10,1:4],type="b",xaxt="n",yaxt="n",ylim=c(0,1),lwd=2,col=1)
mtext(side=3,"Disjunctive",cex=1.3)#,line=2.2)
#lines(1:4,oncho_low_effect_resp[10,4:6],type="b",lwd=2,col=2)
lines(1:4,oncho_low_effect_resp[14,1:4],type="b",lwd=2,col=3,lty=2)
lines(1:4,oncho_low_effect_resp[18,1:4],type="b",lwd=2,col=5,lty=2)
mtext(side=4,"Scenario high dose eff.",cex=1,line=1)#,line=2.2)


plot(1:4,oncho_med_effect_resp[7,1:4],type="b",xaxt="n",ylim=c(0,1),lty=1,lwd=2,col=1,cex.axis=1.3)
mtext(side=2,"Proportion",cex=1,line=2.1)#,line=2.2)
#lines(1:4,oncho_med_effect_resp[7,4:6],type="b",lty=1,lwd=2,col=2)
lines(1:4,oncho_med_effect_resp[11,1:4],type="b",lwd=2,col=3,lty=2)
lines(1:4,oncho_med_effect_resp[15,1:4],type="b",lwd=2,col=5,lty=2)

plot(1:4,oncho_med_effect_resp[8,1:4],type="b",xaxt="n",yaxt="n",ylim=c(0,1),lwd=2,col=1)
#lines(1:4,oncho_med_effect_resp[8,4:6],type="b",lwd=2,col=2)
lines(1:4,oncho_med_effect_resp[12,1:4],type="b",lwd=2,col=3,lty=2)
lines(1:4,oncho_med_effect_resp[16,1:4],type="b",lwd=2,col=5,lty=2)

plot(1:4,oncho_med_effect_resp[9,1:4],type="b",xaxt="n",yaxt="n",ylim=c(0,1),lwd=2,col=1)
#lines(1:4,oncho_med_effect_resp[9,4:6],type="b",lwd=2,col=2)
lines(1:4,oncho_med_effect_resp[13,1:4],type="b",lwd=2,col=3,lty=2)
lines(1:4,oncho_med_effect_resp[17,1:4],type="b",lwd=2,col=5,lty=2)

plot(1:4,oncho_med_effect_resp[10,1:4],type="b",xaxt="n",yaxt="n",ylim=c(0,1),lwd=2,col=1)
#lines(1:4,oncho_med_effect_resp[10,4:6],type="b",lwd=2,col=2)
lines(1:4,oncho_med_effect_resp[14,1:4],type="b",lwd=2,col=3,lty=2)
lines(1:4,oncho_med_effect_resp[18,1:4],type="b",lwd=2,col=5,lty=2)
mtext(side=4,"Scenario Trend",cex=1,line=1)#,line=2.2)

plot(1:4,oncho_high_effect_resp[7,1:4],type="b",xaxt="n",ylim=c(0,1),lty=1,lwd=2,col=1,cex.axis=1.3)
mtext(side=2,"Proportion",cex=1,line=2.1)#,line=2.2)
#lines(1:4,oncho_high_effect_resp[7,4:6],type="b",lty=1,lwd=2,col=2)
lines(1:4,oncho_high_effect_resp[11,1:4],type="b",lwd=2,col=3,lty=2)
lines(1:4,oncho_high_effect_resp[15,1:4],type="b",lwd=2,col=5,lty=2)
axis(1,c(1:4),c("lm","t-test","non par.diff","non par.val"),padj=-0.3,cex.axis=1.3)#,c("Selection","condPow","Pow"),padj=-0.3,cex.axis=1.3)
mtext(side=1,"Analysis",cex=1,line=2)#,line=2.2)

plot(1:4,oncho_high_effect_resp[8,1:4],type="b",xaxt="n",yaxt="n",ylim=c(0,1),lwd=2,col=1)
#lines(1:4,oncho_high_effect_resp[8,4:6],type="b",lwd=2,col=2)
lines(1:4,oncho_high_effect_resp[12,1:4],type="b",lwd=2,col=3,lty=2)
lines(1:4,oncho_high_effect_resp[16,1:4],type="b",lwd=2,col=5,lty=2)
axis(1,c(1:4),c("lm","t-test","non par.diff","non par.val"),padj=-0.3,cex.axis=1.3)#,c("Selection","condPow","Pow"),padj=-0.3,cex.axis=1.3)
mtext(side=1,"Analysis",cex=1,line=2)#,line=2.2)

plot(1:4,oncho_high_effect_resp[9,1:4],type="b",xaxt="n",yaxt="n",ylim=c(0,1),lwd=2,col=1)
#lines(1:4,oncho_high_effect_resp[9,4:6],type="b",lwd=2,col=2)
lines(1:4,oncho_high_effect_resp[13,1:4],type="b",lwd=2,col=3,lty=2)
lines(1:4,oncho_high_effect_resp[17,1:4],type="b",lwd=2,col=5,lty=2)
axis(1,c(1:4),c("lm","t-test","non par.diff","non par.val"),padj=-0.3,cex.axis=1.3)#,c("Selection","condPow","Pow"),padj=-0.3,cex.axis=1.3)
mtext(side=1,"Analysis",cex=1,line=2)#,line=2.2)

plot(1:4,oncho_high_effect_resp[10,1:4],type="b",xaxt="n",yaxt="n",ylim=c(0,1),lwd=2,col=1)
#lines(1:4,oncho_high_effect_resp[10,4:6],type="b",lwd=2,col=2)
lines(1:4,oncho_high_effect_resp[14,1:4],type="b",lwd=2,col=3,lty=2)
lines(1:4,oncho_high_effect_resp[18,1:4],type="b",lwd=2,col=5,lty=2)
mtext(side=4,"Scenario all dose eff.",cex=1,line=1)#,line=2.2)
axis(1,c(1:4),c("lm","t-test","non par.diff","non par.val"),padj=-0.3,cex.axis=1.3)#,c("Selection","condPow","Pow"),padj=-0.3,cex.axis=1.3)
mtext(side=1,"Analysis",cex=1,line=2)#,line=2.2)

dev.off()



#Selection
pdf(file ="Oncho_selection_resp.pdf", width = 9, height = 12, pointsize = 12, paper = "special")

par (mfrow=c(4,3), mar=c(1, 1, 1, 1), oma=c(3, 3, 1, 1))
plot(1:4,oncho_no_effect_resp[1,1:4],type="b",xaxt="n",ylim=c(0,1),lty=1,lwd=2,col=1,cex.axis=1.3)
#legend("top",legend=c(expression(N[1]==80),expression(N[1]==120)),lwd=2,col=c(1,2,3,4),lty=c(1,1,2,2),bty="n")
mtext(side=2,"Proportion",cex=1,line=2.1)#,line=2.2)
mtext(side=3,"Low Dose",cex=1.3)#,line=2.2)
#legend("topright",legend=c(expression(N[1]==60),expression(alpha[1]==0.1),expression(alpha[1]==0.2),expression(alpha[1]==0.3),expression(N[1]==90),expression(alpha[1]==0.1),expression(alpha[1]==0.2),expression(alpha[1]==0.3)),cex=.8,lwd=2,col=c("white",1:4,"white",4:6),lwd=2.5,ncol=2,bty="n",pch=c(1,1:4,1,4:6))
#lines(1:4,oncho_no_effect_resp[1,4:6],type="b",lwd=2,col=2)

plot(1:4,oncho_no_effect_resp[2,1:4],type="b",xaxt="n",yaxt="n",ylim=c(0,1),lwd=2,col=1)
mtext(side=3,"Medium Dose",cex=1.3)#,line=2.2)
#lines(1:4,oncho_no_effect_resp[2,4:6],type="b",lwd=2,col=2)

plot(1:4,oncho_no_effect_resp[3,1:4],type="b",xaxt="n",yaxt="n",ylim=c(0,1),lwd=2,col=1)
mtext(side=3,"High Dose",cex=1.3)#,line=2.2)
#lines(1:4,oncho_no_effect_resp[3,4:6],type="b",lwd=2,col=2)

mtext(side=4,"Global null hypothesis",cex=1,line=1)#,line=2.2)



plot(1:4,oncho_low_effect_resp[1,1:4],type="b",xaxt="n",ylim=c(0,1),lty=1,lwd=2,col=1,cex.axis=1.3)
mtext(side=2,"Proportion",cex=1,line=2.1)#,line=2.2)
#lines(1:4,oncho_low_effect_resp[1,4:6],type="b",lty=1,lwd=2,col=2)

plot(1:4,oncho_low_effect_resp[2,1:4],type="b",xaxt="n",yaxt="n",ylim=c(0,1),lwd=2,col=1)
#lines(1:4,oncho_low_effect_resp[2,4:6],type="b",lwd=2,col=2)

plot(1:4,oncho_low_effect_resp[3,1:4],type="b",xaxt="n",yaxt="n",ylim=c(0,1),lwd=2,col=1)
#lines(1:4,oncho_low_effect_resp[3,4:6],type="b",lwd=2,col=2)
mtext(side=4,"Scenario high dose eff.",cex=1,line=1)#,line=2.2)


plot(1:4,oncho_med_effect_resp[1,1:4],type="b",xaxt="n",ylim=c(0,1),lty=1,lwd=2,col=1,cex.axis=1.3)
mtext(side=2,"Proportion",cex=1,line=2.1)#,line=2.2)
#lines(1:4,oncho_med_effect_resp[1,4:6],type="b",lty=1,lwd=2,col=2)

plot(1:4,oncho_med_effect_resp[2,1:4],type="b",xaxt="n",yaxt="n",ylim=c(0,1),lwd=2,col=1)
#lines(1:4,oncho_med_effect_resp[2,4:6],type="b",lwd=2,col=2)

plot(1:4,oncho_med_effect_resp[3,1:4],type="b",xaxt="n",yaxt="n",ylim=c(0,1),lwd=2,col=1)
#lines(1:4,oncho_med_effect_resp[3,4:6],type="b",lwd=2,col=2)
mtext(side=4,"Scenario Trend",cex=1,line=1)#,line=2.2)

plot(1:4,oncho_high_effect_resp[1,1:4],type="b",xaxt="n",ylim=c(0,1),lty=1,lwd=2,col=1,cex.axis=1.3)
mtext(side=2,"Proportion",cex=1,line=2.1)#,line=2.2)
#lines(1:4,oncho_high_effect_resp[1,4:6],type="b",lty=1,lwd=2,col=2)
axis(1,c(1:4),c("lm","t-test","non par.diff","non par.val"),padj=-0.3,cex.axis=1.3)#,c("Selection","condPow","Pow"),padj=-0.3,cex.axis=1.3)
mtext(side=1,"Analysis",cex=1,line=2)#,line=2.2)

plot(1:4,oncho_high_effect_resp[2,1:4],type="b",xaxt="n",yaxt="n",ylim=c(0,1),lwd=2,col=1)
#lines(1:4,oncho_high_effect_resp[2,4:6],type="b",lwd=2,col=2)
axis(1,c(1:4),c("lm","t-test","non par.diff","non par.val"),padj=-0.3,cex.axis=1.3)#,c("Selection","condPow","Pow"),padj=-0.3,cex.axis=1.3)
mtext(side=1,"Analysis",cex=1,line=2)#,line=2.2)

plot(1:4,oncho_high_effect_resp[3,1:4],type="b",xaxt="n",yaxt="n",ylim=c(0,1),lwd=2,col=1)
#lines(1:4,oncho_high_effect_resp[3,4:6],type="b",lwd=2,col=2)
axis(1,c(1:4),c("lm","t-test","non par.diff","non par.val"),padj=-0.3,cex.axis=1.3)#,c("Selection","condPow","Pow"),padj=-0.3,cex.axis=1.3)
mtext(side=1,"Analysis",cex=1,line=2)#,line=2.2)
mtext(side=4,"Scenario all dose eff.",cex=1,line=1)#,line=2.2)
dev.off()

#Conditional Power


pdf(file ="Oncho_condpower_resp.pdf", width = 9, height = 9, pointsize = 12, paper = "special")
par (mfrow=c(3,3), mar=c(1, 1, 1, 1), oma=c(3, 3, 1, 1))
#plot(1:4,oncho_no_effect_resp[4,1:4],type="b",xaxt="n",ylim=c(0,1),lty=1,lwd=2,col=1)
#mtext(side=2,"Proportion",cex=1,line=2.1)#,line=2.2)
#mtext(side=3,"Low Dose",cex=1.3)#,line=2.2)
##legend("topright",legend=c(expression(N[1]==60),expression(alpha[1]==0.1),expression(alpha[1]==0.2),expression(alpha[1]==0.3),expression(N[1]==90),expression(alpha[1]==0.1),expression(alpha[1]==0.2),expression(alpha[1]==0.3)),cex=.8,lwd=2,col=c("white",1:4,"white",4:6),lwd=2.5,ncol=2,bty="n",pch=c(1,1:4,1,4:6))
#lines(1:4,oncho_no_effect_resp[4,4:6],type="b",lwd=2,col=2)

#plot(1:4,oncho_no_effect_resp[5,1:4],type="b",xaxt="n",yaxt="n",ylim=c(0,1),lwd=2,col=1)
#mtext(side=3,"Medium Dose",cex=1.3)#,line=2.2)
#lines(1:4,oncho_no_effect_resp[5,4:6],type="b",lwd=2,col=2)

#plot(1:4,oncho_no_effect_resp[6,1:4],type="b",xaxt="n",yaxt="n",ylim=c(0,1),lwd=2,col=1)
#mtext(side=3,"High Dose",cex=1.3)#,line=2.2)
#lines(1:4,oncho_no_effect_resp[6,4:6],type="b",lwd=2,col=2)
#mtext(side=4,"Global null hypothesis",cex=1,line=1)#,line=2.2)



plot(1:4,oncho_low_effect_resp[4,1:4],type="b",xaxt="n",ylim=c(0,1),lty=1,lwd=2,col=1,cex.axis=1.3)
#legend("top",legend=c(expression(N[1]==80),expression(N[1]==120)),lwd=2,col=c(1,2,3,4),lty=c(1,1,2,2),bty="n")
mtext(side=3,"Low Dose",cex=1.3)#,line=2.2)
mtext(side=2,"Proportion",cex=1,line=2.1)#,line=2.2)
#lines(1:4,oncho_low_effect_resp[4,4:6],type="b",lty=1,lwd=2,col=2)

plot(1:4,oncho_low_effect_resp[5,1:4],type="b",xaxt="n",yaxt="n",ylim=c(0,1),lwd=2,col=1)
mtext(side=3,"Medium Dose",cex=1.3)#,line=2.2)
#lines(1:4,oncho_low_effect_resp[5,4:6],type="b",lwd=2,col=2)

plot(1:4,oncho_low_effect_resp[6,1:4],type="b",xaxt="n",yaxt="n",ylim=c(0,1),lwd=2,col=1)
mtext(side=3,"High Dose",cex=1.3)#,line=2.2)
#lines(1:4,oncho_low_effect_resp[6,4:6],type="b",lwd=2,col=2)
mtext(side=4,"Scenario high dose eff.",cex=1,line=1)#,line=2.2)


plot(1:4,oncho_med_effect_resp[4,1:4],type="b",xaxt="n",ylim=c(0,1),lty=1,lwd=2,col=1,cex.axis=1.3)
mtext(side=2,"Proportion",cex=1,line=2.1)#,line=2.2)
#lines(1:4,oncho_med_effect_resp[4,4:6],type="b",lty=1,lwd=2,col=2)

plot(1:4,oncho_med_effect_resp[5,1:4],type="b",xaxt="n",yaxt="n",ylim=c(0,1),lwd=2,col=1)
#lines(1:4,oncho_med_effect_resp[5,4:6],type="b",lwd=2,col=2)

plot(1:4,oncho_med_effect_resp[6,1:4],type="b",xaxt="n",yaxt="n",ylim=c(0,1),lwd=2,col=1)
#lines(1:4,oncho_med_effect_resp[6,4:6],type="b",lwd=2,col=2)
mtext(side=4,"Scenario Trend",cex=1,line=1)#,line=2.2)

plot(1:4,oncho_high_effect_resp[4,1:4],type="b",xaxt="n",ylim=c(0,1),lty=1,lwd=2,col=1,cex.axis=1.3)
mtext(side=2,"Proportion",cex=1,line=2.1)#,line=2.2)
#lines(1:4,oncho_high_effect_resp[4,4:6],type="b",lty=1,lwd=2,col=2)
axis(1,c(1:4),c("lm","t-test","non par.diff","non par.val"),padj=-0.3,cex.axis=1.3)#,c("Selection","condPow","Pow"),padj=-0.3,cex.axis=1.3)
mtext(side=1,"Analysis",cex=1,line=2)#,line=2.2)

plot(1:4,oncho_high_effect_resp[5,1:4],type="b",xaxt="n",yaxt="n",ylim=c(0,1),lwd=2,col=1)
#lines(1:4,oncho_high_effect_resp[5,4:6],type="b",lwd=2,col=2)
axis(1,c(1:4),c("lm","t-test","non par.diff","non par.val"),padj=-0.3,cex.axis=1.3)#,c("Selection","condPow","Pow"),padj=-0.3,cex.axis=1.3)
mtext(side=1,"Analysis",cex=1,line=2)#,line=2.2)

plot(1:4,oncho_high_effect_resp[6,1:4],type="b",xaxt="n",yaxt="n",ylim=c(0,1),lwd=2,col=1)
#lines(1:4,oncho_high_effect_resp[6,4:6],type="b",lwd=2,col=2)
axis(1,c(1:4),c("lm","t-test","non par.diff","non par.val"),padj=-0.3,cex.axis=1.3)#,c("Selection","condPow","Pow"),padj=-0.3,cex.axis=1.3)
mtext(side=1,"Analysis",cex=1,line=2)#,line=2.2)

dev.off()




#Error


pdf(file ="Oncho_Error_resp.pdf", width = 12, height = 3, pointsize = 12, paper = "special")

par (mfrow=c(1,4), mar=c(1, 1, 1, 1), oma=c(3, 3, 1, 1))



plot(1:4,oncho_no_effect_resp[7,1:4],type="b",xaxt="n",ylim=c(0,0.05),lty=1,lwd=2,col=1,cex.axis=1.3)
mtext(side=2,"Proportion",cex=1,line=2.1)#,line=2.2)
##legend("topright",legend=c(expression(N[1]==60),expression(alpha[1]==0.1),expression(alpha[1]==0.2),expression(alpha[1]==0.3),expression(N[1]==90),expression(alpha[1]==0.1),expression(alpha[1]==0.2),expression(alpha[1]==0.3)),cex=.8,lwd=2,col=c("white",1:4,"white",4:6),lwd=2.5,ncol=2,bty="n",pch=c(1,1:4,1,4:6))
#lines(1:4,oncho_no_effect_resp[7,4:6],type="b",lwd=2,col=2)
lines(1:4,oncho_no_effect_resp[11,1:4],type="b",lwd=2,col=3,lty=2)
lines(1:4,oncho_no_effect_resp[15,1:4],type="b",lwd=2,col=5,lty=2)
abline(h=0.025)
axis(1,c(1:4),c("lm","t-test","non par.diff","non par.val"),padj=-0.3,cex.axis=1.3)#,c("Selection","condPow","Pow"),padj=-0.3,cex.axis=1.3)
mtext(side=1,"Analysis",cex=1,line=2)#,line=2.2)
mtext(side=3,"Low Dose",cex=1.3)#,line=2.2)

plot(1:4,oncho_no_effect_resp[8,1:4],type="b",xaxt="n",yaxt="n",ylim=c(0,0.05),lwd=2,col=1)
#lines(1:4,oncho_no_effect_resp[8,4:6],type="b",lwd=2,col=2)
lines(1:4,oncho_no_effect_resp[12,1:4],type="b",lwd=2,col=3,lty=2)
lines(1:4,oncho_no_effect_resp[16,1:4],type="b",lwd=2,col=5,lty=2)#
abline(h=0.025)
axis(1,c(1:4),c("lm","t-test","non par.diff","non par.val"),padj=-0.3,cex.axis=1.3)#,c("Selection","condPow","Pow"),padj=-0.3,cex.axis=1.3)
mtext(side=1,"Analysis",cex=1,line=2)#,line=2.2)
mtext(side=3,"Medium dose",cex=1.3)#,line=2.2)


plot(1:4,oncho_no_effect_resp[9,1:4],type="b",xaxt="n",yaxt="n",ylim=c(0,0.05),lwd=2,col=1)
#lines(1:4,oncho_no_effect_resp[9,4:6],type="b",lwd=2,col=2)
lines(1:4,oncho_no_effect_resp[13,1:4],type="b",lwd=2,col=3,lty=2)
lines(1:4,oncho_no_effect_resp[17,1:4],type="b",lwd=2,col=5,lty=2)
abline(h=0.025)
axis(1,c(1:4),c("lm","t-test","non par.diff","non par.val"),padj=-0.3,cex.axis=1.3)#,c("Selection","condPow","Pow"),padj=-0.3,cex.axis=1.3)
mtext(side=1,"Analysis",cex=1,line=2)#,line=2.2)
mtext(side=3,"High dose",cex=1.3)#,line=2.2)

plot(1:4,oncho_no_effect_resp[10,1:4],type="b",xaxt="n",yaxt="n",ylim=c(0,0.05),lwd=2,col=1)
#lines(1:4,oncho_no_effect_resp[10,4:6],type="b",lwd=2,col=2)
lines(1:4,oncho_no_effect_resp[14,1:4],type="b",lwd=2,col=3,lty=2)
lines(1:4,oncho_no_effect_resp[18,1:4],type="b",lwd=2,col=5,lty=2)
mtext(side=4,"Global null hypothesis",cex=1,line=1)#,line=2.2)
abline(h=0.025)
axis(1,c(1:4),c("lm","t-test","non par.diff","non par.val"),padj=-0.3,cex.axis=1.3)#,c("Selection","condPow","Pow"),padj=-0.3,cex.axis=1.3)
mtext(side=1,"Analysis",cex=1,line=2)#,line=2.2)
mtext(side=3,"Total Study FWER",cex=1.3)#,line=2.2)

dev.off()
